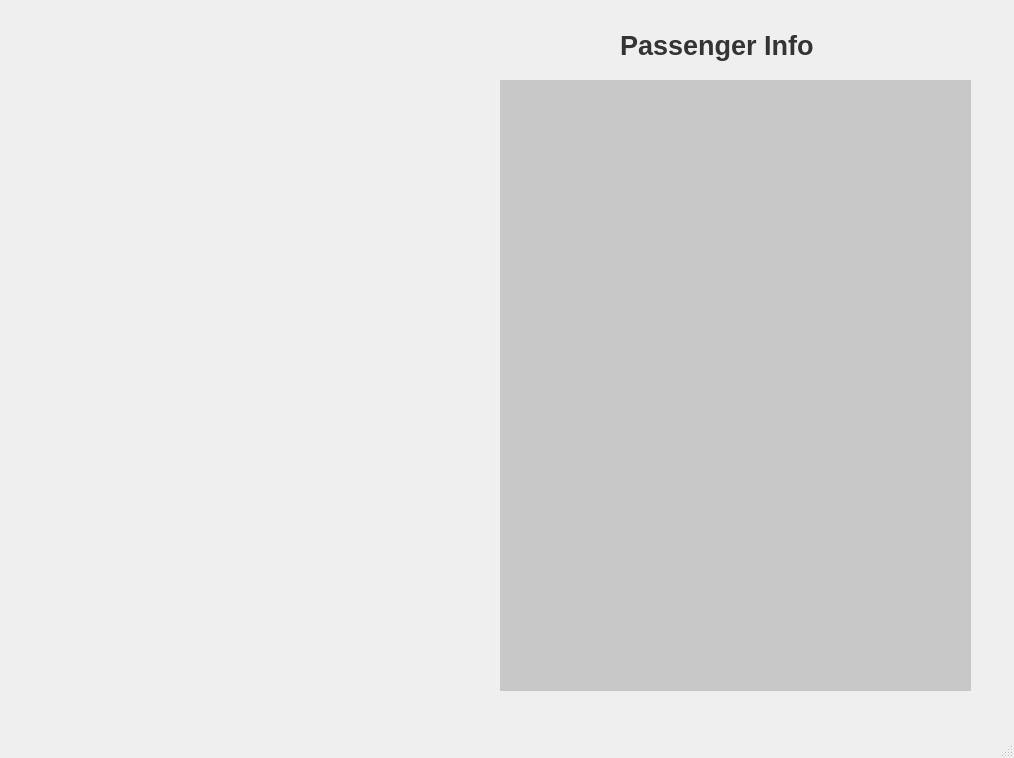
<?xml version="1.0" encoding="UTF-8"?>
<ui version="4.0">
 <class>MainWindow</class>
 <widget class="QMainWindow" name="MainWindow">
  <property name="geometry">
   <rect>
    <x>0</x>
    <y>0</y>
    <width>1014</width>
    <height>758</height>
   </rect>
  </property>
  <property name="windowTitle">
   <string>MainWindow</string>
  </property>
  <widget class="QWidget" name="centralwidget">
   <widget class="QWidget" name="widget" native="true">
    <property name="geometry">
     <rect>
      <x>0</x>
      <y>10</y>
      <width>1011</width>
      <height>721</height>
     </rect>
    </property>
    <property name="styleSheet">
     <string notr="true">QPushButton#pushButton{
	background-color : qlineargradient(spread:pad,x1:0,y1:0.505682, x2:1, y2:0.477, stop:0 rgba(11,131,120,219), stop:1 rgba(85,98,112,226));
	color: rgba(255,255,255,210);
	border-radius:5px;
}

QPushButton#pushButton:hover{
	background-color : qlineargradient(spread:pad,x1:0,y1:0.505682, x2:1, y2:0.477, stop:0 rgba(11,131,120,219), stop:1 rgba(85,98,112,226));
}

QPushButton#pushButton:pressed{
	padding-left:5px;
	padding-top:5px;
	background-color : rgba(150,123,111,255);
}</string>
    </property>
    <widget class="QLabel" name="picLabel">
     <property name="geometry">
      <rect>
       <x>30</x>
       <y>10</y>
       <width>431</width>
       <height>381</height>
      </rect>
     </property>
     <property name="text">
      <string/>
     </property>
    </widget>
    <widget class="QLabel" name="label">
     <property name="geometry">
      <rect>
       <x>500</x>
       <y>70</y>
       <width>471</width>
       <height>611</height>
      </rect>
     </property>
     <property name="styleSheet">
      <string notr="true">background-color : rgb(200,200,200)</string>
     </property>
     <property name="text">
      <string/>
     </property>
    </widget>
    <widget class="QLabel" name="label_3">
     <property name="geometry">
      <rect>
       <x>620</x>
       <y>10</y>
       <width>261</width>
       <height>51</height>
      </rect>
     </property>
     <property name="font">
      <font>
       <pointsize>20</pointsize>
       <weight>75</weight>
       <bold>true</bold>
      </font>
     </property>
     <property name="layoutDirection">
      <enum>Qt::LeftToRight</enum>
     </property>
     <property name="styleSheet">
      <string notr="true">color : rgb(0,0,0,200);</string>
     </property>
     <property name="text">
      <string>Passenger Info</string>
     </property>
    </widget>
   </widget>
  </widget>
  <widget class="QStatusBar" name="statusbar"/>
  <widget class="QMenuBar" name="menubar">
   <property name="geometry">
    <rect>
     <x>0</x>
     <y>0</y>
     <width>1014</width>
     <height>26</height>
    </rect>
   </property>
  </widget>
 </widget>
 <resources>
  <include location="res.qrc"/>
 </resources>
 <connections/>
</ui>
